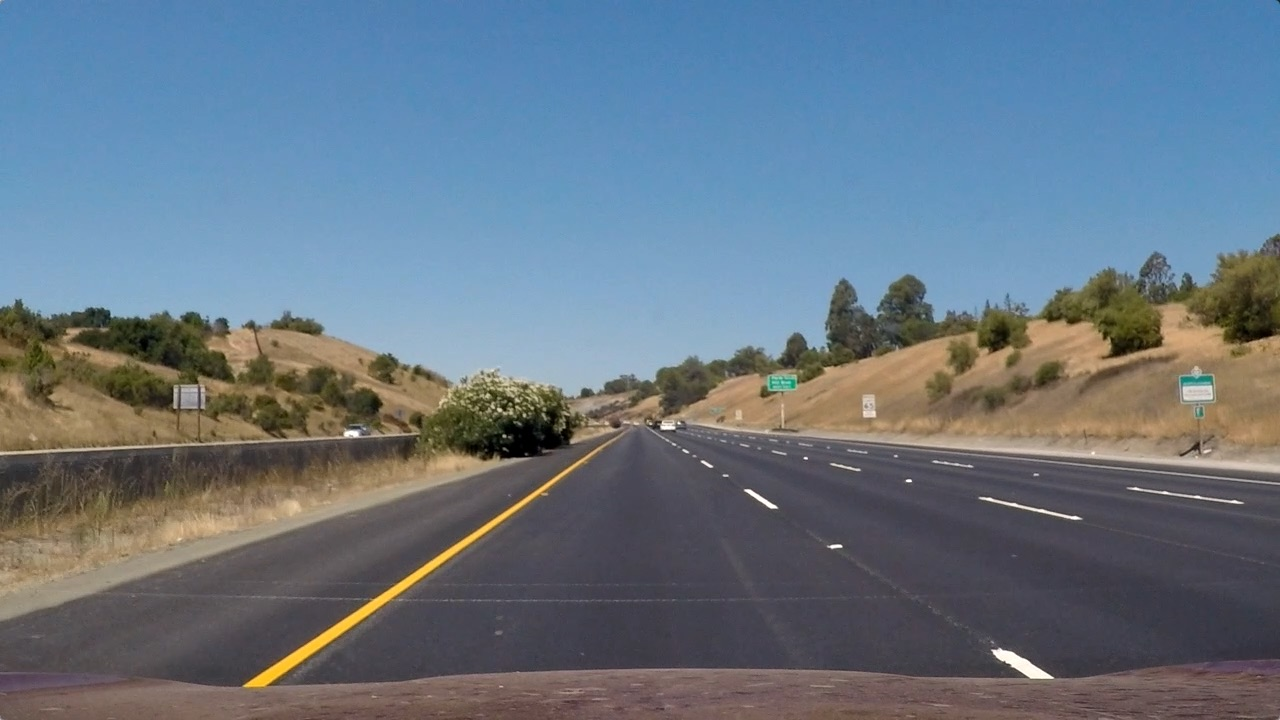
#> input picture Term 1- Computer Vision and Deep Learning/Project 4 - Advanced Lane Finding/test_images/straight_lines1.jpg, 1280 x 720 px; its folder holds 5 pictures in this run
$ jupyter execute --allow-errors p4.ipynb   (shell and % lines are left out)   (older library calls are emulated)   (text cells are left out)
#> lines starting #> are read from the running program, lines starting #| are printed output that depends on the picture; pictures that were not available may be replaced by others from this repository, and a replacement may not be noted
### Term 1- Computer Vision and Deep Learning/Project 4 - Advanced Lane Finding/camera.py
import numpy as np
import cv2
import glob
from scipy.misc import imread

rows, cols = 720, 1280 # camera format
# source and destination points are defined from top left then going clockwise
# define 4 source points
c_src = np.float32([(555, 475), (730, 475), (1095, 705), (215, 705)])
# define 4 destination points
offset = 250 # x-offset
c_dst = np.float32([[offset, 0], [cols-offset, 0],
                  [cols-offset, rows],
                  [offset, rows]])

# returns ret, mtx, dist, rvecs, tvecs
def cal_camera(cal_path='camera_cal/', fname_pattern='calibration*.jpg', debug=False):
    # prepare object points, like (0,0,0), (1,0,0), (2,0,0) ....,(6,5,0)
    objp = np.zeros((6*9,3), np.float32)
    objp[:,:2] = np.mgrid[0:9,0:6].T.reshape(-1,2)

    # Arrays to store object points and image points from all the images.
    objpoints = [] # 3d points in real world space
    imgpoints = [] # 2d points in image plane.

    # Make a list of calibration images
    images = glob.glob(cal_path + fname_pattern)

    # Step through the list and search for chessboard corners
    print('Starting camera calibration!')
    for fname in images:
        img = imread(fname)
        gray = cv2.cvtColor(img,cv2.COLOR_RGB2GRAY)

        # Find the chessboard corners
        ret, corners = cv2.findChessboardCorners(gray, (9,6),None)

        # If found, add object points, image points
        if ret == True:
            objpoints.append(objp)
            imgpoints.append(corners)

            if (debug):
                # Draw and display the corners
                img = cv2.drawChessboardCorners(img, (9,6), corners, ret)
                cv2.imshow('img',img)
                cv2.waitKey(500)

    ret, mtx, dist, rvecs, tvecs = cv2.calibrateCamera(objpoints, imgpoints, (cols, rows), None, None)

    # Do camera calibration given object points and image points
    print('Finished camera calibration!')
    return ret, mtx, dist, rvecs, tvecs


# [8 lines left out: function warper, not called in this run]

### Term 1- Computer Vision and Deep Learning/Project 4 - Advanced Lane Finding/p4.ipynb
[cell 1]
import cv2
import glob
import os

from matplotlib import pyplot as plt
from scipy.misc import imread, imsave
from threshold import threshold_image
from camera import cal_camera, warper, rows, cols, c_src, c_dst, offset
from lanes import overlay_lanes

# 1. Compute the camera calibration using chessboard images
#> (the rest of this cell did not finish here and is left out)

[cell 2]

# Remove any previously undistorted images
filelist = [ f for f in os.listdir('output_images/') if f.find('_undist') != -1]
for f in filelist:
    os.remove('output_images/' + f)
#> further down, img is the input picture: shape (720, 1280, 3); mean R, G, B 103.2, 117.7, 131.2

# Make a list of raw images
images = glob.glob('test_images/*.jpg')

# Step through the list and undistort images
#> (the rest of this cell did not finish here and is left out)

[cell 3]
# Remove any previously thresholded images
filelist = [ f for f in os.listdir('output_images/') if f.find('_thresh') != -1]
for f in filelist:
    os.remove('output_images/' + f)

# Make a list of raw images
images = glob.glob('output_images/*_undist.jpg')

# Step through the list and apply thresholds
for fname in images:
    # Read raw image
    img = imread(fname)

    # Get image path and name details
    basedir, basename = os.path.split(fname)
    root, ext = os.path.splitext(basename)
    root = root[:root.rfind('_')]

    # Threshold image
    combined = threshold_image(img)

    # Save thresholded image
    imsave('output_images/' + root + '_thresh.jpg', combined)

# Display an example undistorted and a thresholded  image
img = imread('output_images/test2_undist.jpg')
dst = imread('output_images/test2_thresh.jpg')
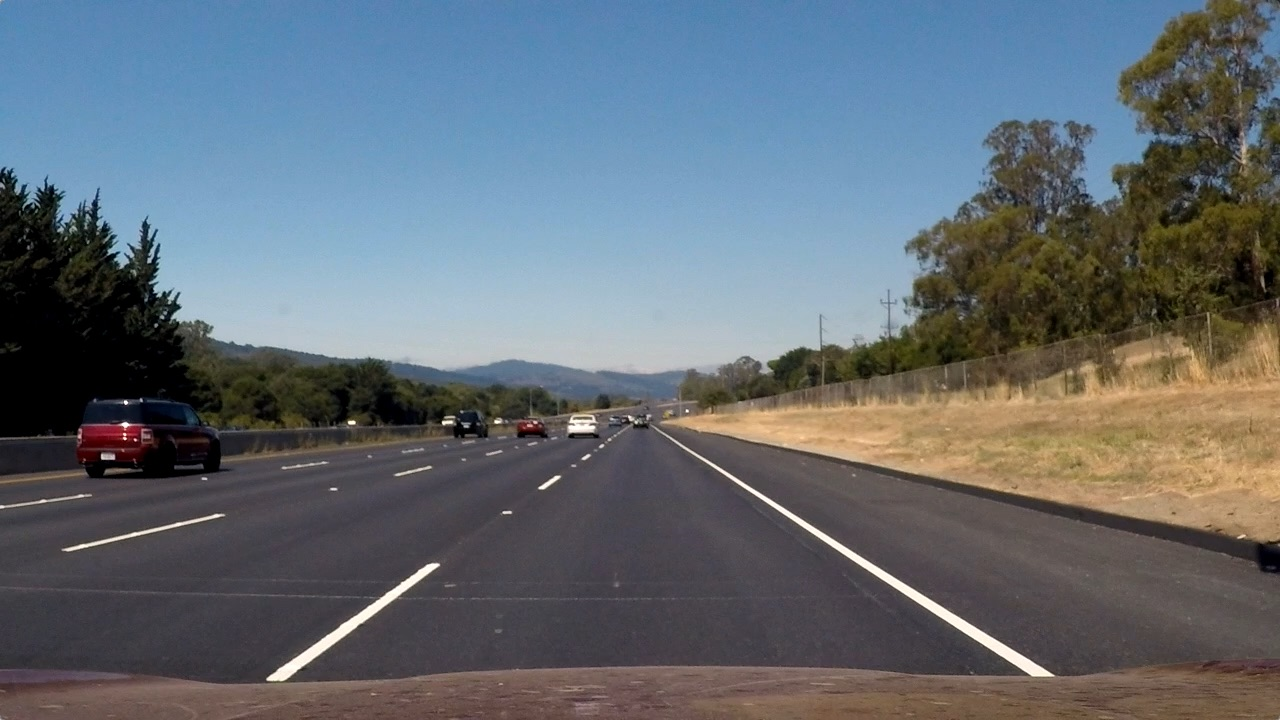
#> input picture Term 1- Computer Vision and Deep Learning/Project 4 - Advanced Lane Finding/test_images/straight_lines2.jpg, 1280 x 720 px, given in place of test2_thresh.jpg, which was not available
#> dst is the input picture: shape (720, 1280, 3); mean R, G, B 99.4, 107.7, 115.1

f, (ax1, ax2) = plt.subplots(1, 2, figsize=(20,10))
ax1.imshow(img)
ax1.set_title('Undistorted Image', fontsize=30)
ax2.imshow(dst, cmap='gray')
ax2.set_title('Combined Thresholds', fontsize=30)
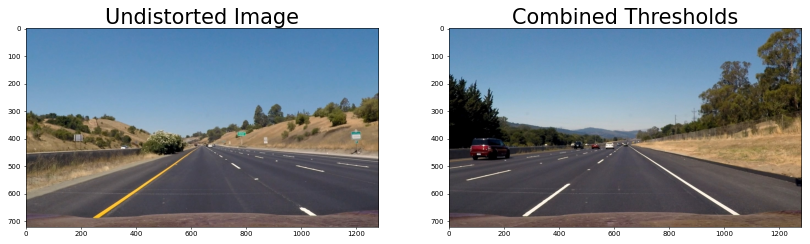
#> figure drawn by matplotlib, 2 panels

[cell 4]
# Remove any previously perspective transformed images
filelist = [ f for f in os.listdir('output_images/') if f.find('_trans') != -1]
for f in filelist:
    os.remove('output_images/' + f)

# Make a list of thresholded images
images = glob.glob('output_images/*_thresh.jpg')

# Step through the list and apply perspective transform
for fname in images:
    # Read raw image
    img = imread(fname)

    # Get image path and name details
    basedir, basename = os.path.split(fname)
    root, ext = os.path.splitext(basename)
    root = root[:root.rfind('_')]

    # Apply perspective transform
    warped = warper(img, c_src, c_dst)

    # Save perspective transformed image
    imsave('output_images/' + root + '_trans.jpg', warped)

## Display an example undistorted and a thresholded  image
dst = imread('output_images/test2_trans.jpg')
image = imread('output_images/test2_undist.jpg')

f, (ax1, ax2) = plt.subplots(1, 2, figsize=(20,10))
ax1.imshow(img, cmap='gray')
ax1.set_title('Combined Thresholds', fontsize=30)
ax2.imshow(dst, cmap='gray')
ax2.set_title('Perspective Transformed', fontsize=30)
# Plot source points
ax1.plot([555, 730], [475, 475], color='r', linestyle='-', linewidth=2)
ax1.plot([730, 1095], [475, 705], color='r', linestyle='-', linewidth=2)
ax1.plot([1095, 215], [705, 705], color='r', linestyle='-', linewidth=2)
ax1.plot([215, 555], [705, 475], color='r', linestyle='-', linewidth=2)
# Plot destination points
ax2.plot([offset, cols-offset], [0, 0], color='r', linestyle='-', linewidth=2)
ax2.plot([cols-offset, cols-offset], [0, rows], color='r', linestyle='-', linewidth=2)
ax2.plot([cols-offset, offset], [rows, rows], color='r', linestyle='-', linewidth=2)
ax2.plot([offset, offset], [rows, 0], color='r', linestyle='-', linewidth=2)
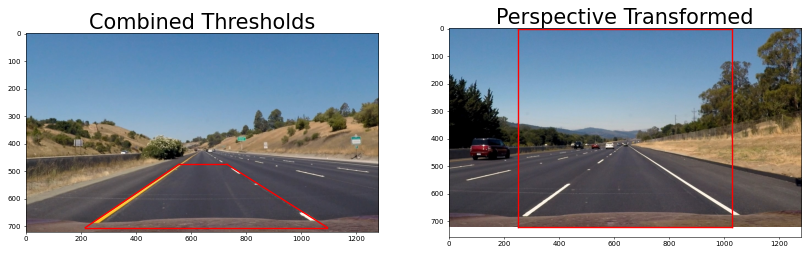
#> figure drawn by matplotlib, 2 panels

[cell 5]
# Remove any previously lane boundary overplotted images
filelist = [ f for f in os.listdir('output_images/') if f.find('_final') != -1]
for f in filelist:
    os.remove('output_images/' + f)

# Make a list of perspective transformed images
t_images = glob.glob('output_images/*_trans.jpg')
# Make a list of undistorted images
u_images = glob.glob('output_images/*_undist.jpg')

# Step through the list and find lane pixels
for tname, fname in zip(t_images, u_images):
    # Read raw images
    t_img = imread(tname)
    u_img = imread(fname)
    # Apply grayscale thresholding to convert perspective transformed images to BW with 1 and 0 values only
    (thresh, t_img) = cv2.threshold(t_img, 128, 1, cv2.THRESH_BINARY | cv2.THRESH_OTSU)

    # Get image path and name details
    basedir, basename = os.path.split(tname)
    root, ext = os.path.splitext(basename)
    root = root[:root.rfind('_')]

    # Find lane pixels and overlay lane boundary and related info
    final = overlay_lanes(t_img, u_img)

    # Save perspective transformed image
    imsave('output_images/' + root + '_final.jpg', final)

# Display an example perspective transformed and a lane boundary overplotted  image
img = imread('output_images/test2_trans.jpg')
u_img = imread('output_images/test2_undist.jpg')
#> (the rest of this cell did not finish here and is left out)

[cell 6]
# Import everything needed to edit/save/watch video clips
from moviepy.editor import VideoFileClip
from IPython.display import HTML

# Define image processing pipeline
def process_image(image):
    undist = cv2.undistort(image, mtx, dist, None, mtx)
    thresh = threshold_image(undist)
    trans = warper(thresh, c_src, c_dst)
    result = overlay_lanes(trans, undist)
    return result

# Hook up video to image processing pipeline
video_output = 'project_video_output.mp4'
#> video_output = 'project_video_output.mp4'
#> (the rest of this cell did not finish here and is left out)
